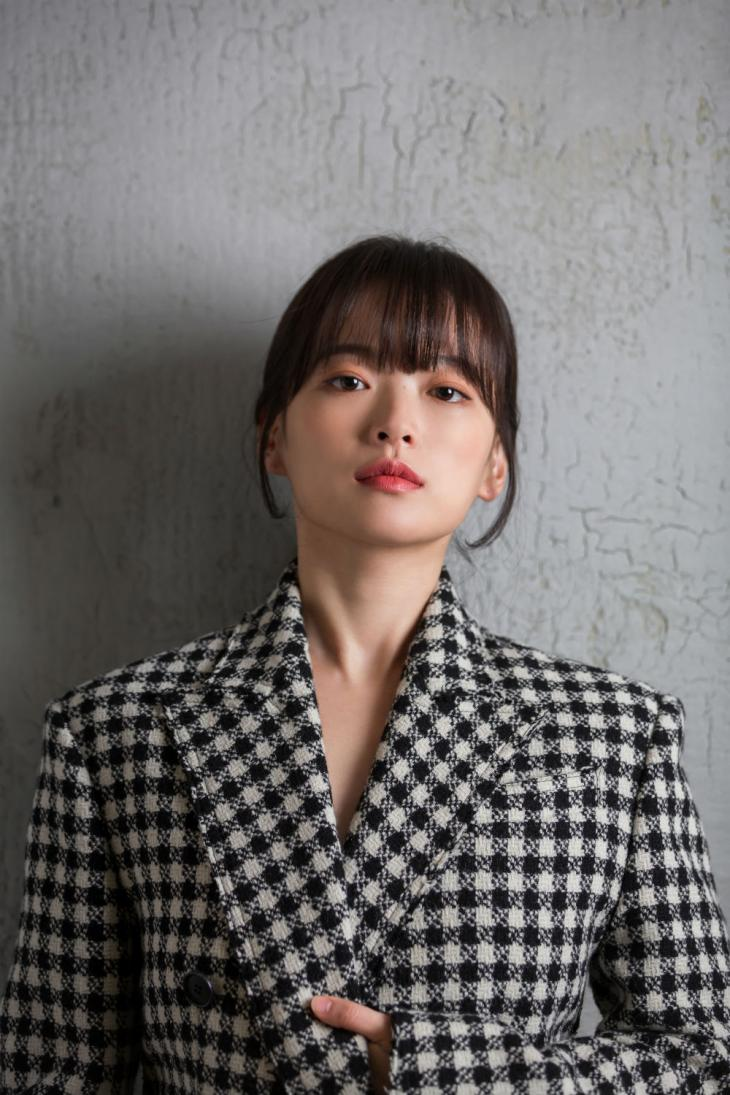
#> input picture Image Processing/image/cheon.jpg, 730 x 1095 px, found by its file name
$ python Part1.py
#> lines starting #> are read from the running program, lines starting #| are printed output that depends on the picture; after the words box and inside, x2 and y2 are one past the last pixel; in counts of white or black regions, pixels touching at a corner belong together
import numpy as np
import matplotlib.pyplot as plt
import matplotlib.image as image
import imageio
def pprint(pic):
    print('Type of the image : ' , type(pic))
    print()
    print('Shape of the image : {}'.format(pic.shape))
    print('Image Hight {}'.format(pic.shape[0]))
    print('Image Width {}'.format(pic.shape[1]))
    print('Dimension of Image {}'.format(pic.ndim))
    print('Image size {}'.format(pic.size))
    print('Maximum RGB value in this image {}'.format(pic.max()))
    print('Minimum RGB value in this image {}'.format(pic.min()))

# [28 lines of commented-out code are left out]

image3 = imageio.imread('Image Processing\image\cheon.jpg')
#> image3 is the input picture: shape (1095, 730, 3); mean R, G, B 112.5, 108.3, 107


for c in zip(range(3)):

    splitimg = np.zeros(image3.shape, dtype='uint8')

    splitimg[:,:,c] = image3[:,:,c]

    plt.imshow(splitimg)
    plt.show()
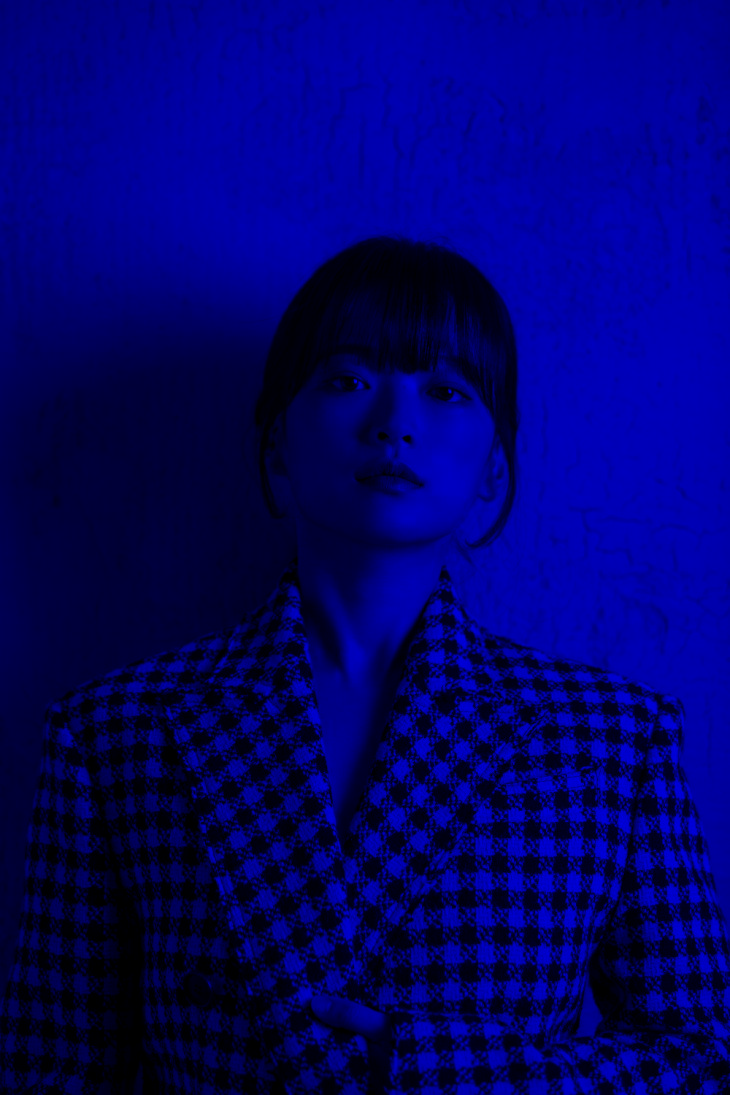
#> splitimg: shape (1095, 730, 3); mean R, G, B 0, 0, 107

image4 = imageio.imread('Image Processing\image\cheon.jpg')

gray = lambda rgb : np.dot(rgb[...,:3],[0.299,0.587,0.114])
# 내적 이용
gray = gray(image4)

plt.figure(figsize=(10,10))
plt.imshow(gray, cmap = plt.get_cmap(name = "gray"))
plt.show()

pic = imageio.imread('C:\\Users\종현\PycharmProjects\Data\Image Processing\image\special.JPG')
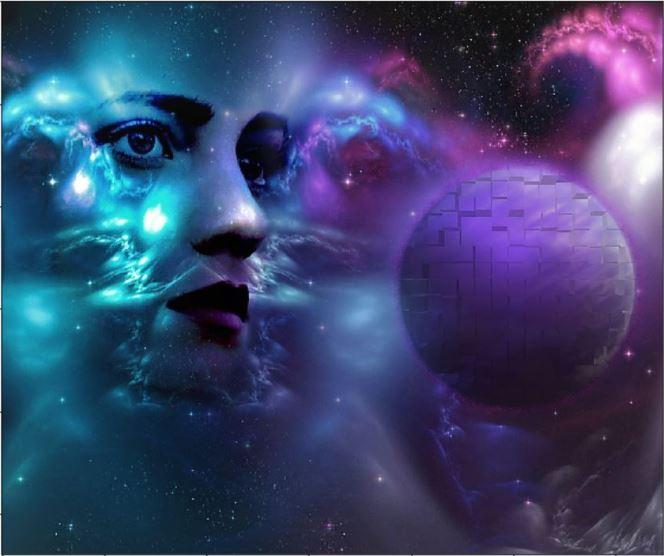
#> input picture Image Processing/image/special.JPG, 664 x 556 px, found by its file name
#> pic is the input picture: shape (556, 664, 3); mean R, G, B 58.3, 69.1, 108.7
plt.figure(figsize=(10,10))
plt.imshow(pic)
plt.show()

low_pixel = pic < 20
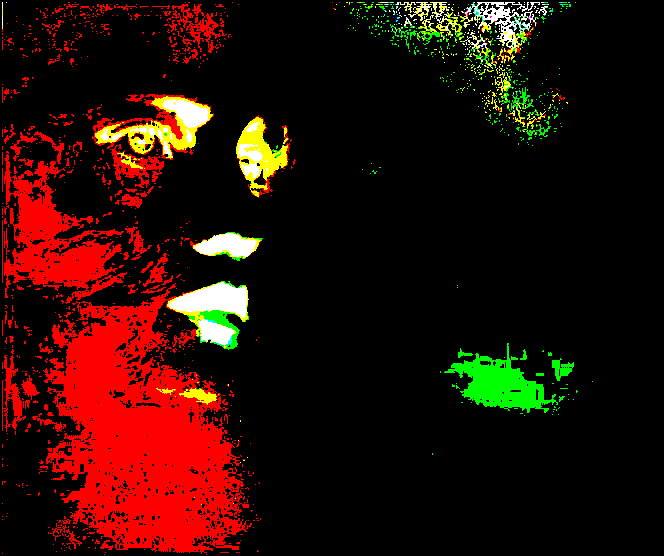
#> low_pixel: shape (556, 664, 3) bool; mean R, G, B 0.161, 0.0492, 0.0182
# set value randomly range from 25 to 225 - these value also randomly choosen
pic[low_pixel] = np.random.randint(25,225)
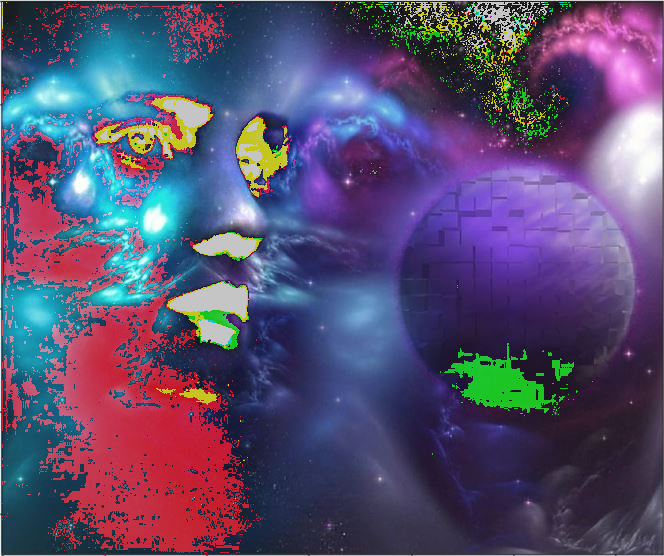
#> pic: shape (556, 664, 3); 17.71% of pixels changed, all inside (x1, y1, x2, y2) = (2, 2, 593, 555)

# display the image
plt.figure( figsize = (10,10))
plt.imshow(pic)
plt.show()

# masking

pic2 = imageio.imread('C:\\Users\종현\PycharmProjects\Data\Image Processing\image\special.JPG')
total_row , total_col , layers = pic.shape
#> total_row = 556; total_col = 664; layers = 3
x , y = np.ogrid[:total_row , :total_col]
#> x = 556 values from 0 to 555
cen_x , cen_y = total_row/2 , total_col/2
#> cen_x = 278; cen_y = 332
distance_from_the_center = np.sqrt((x-cen_x)**2 + (y-cen_y)**2)
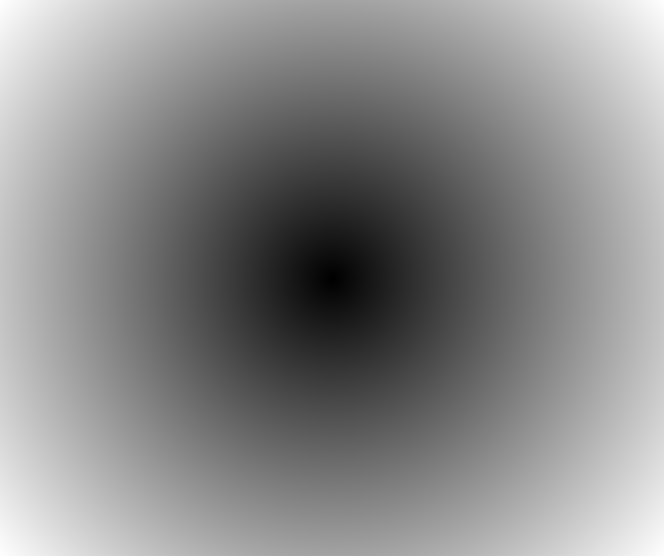
#> distance_from_the_center: shape (556, 664) float64; min 0, max 433, mean 233.9; drawn with min black and max white
radius = (total_row/2)
#> radius = 278
circular_pic = distance_from_the_center > radius
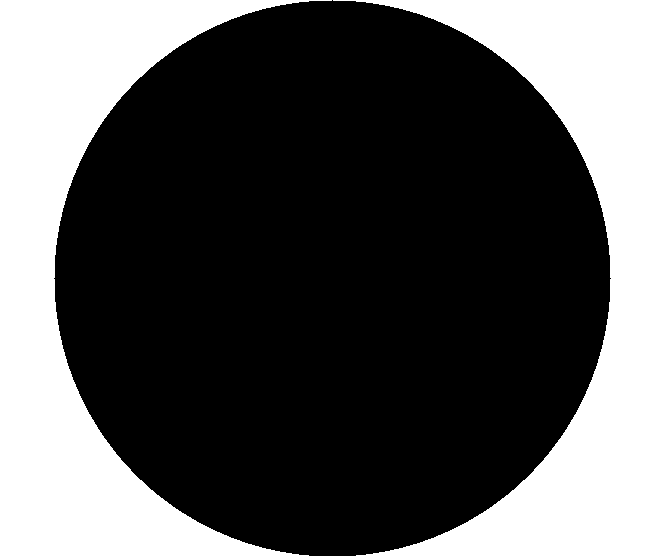
#> circular_pic: shape (556, 664) bool; 34.2% white; 2 white regions, box (x1, y1, x2, y2) and area: (0, 0, 332, 556) 63490, (333, 0, 664, 556) 62934
pic[circular_pic] = 0
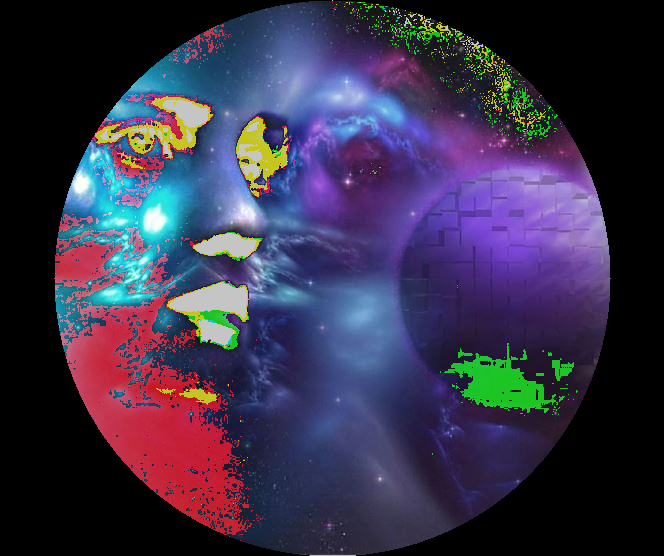
#> pic: shape (556, 664, 3); mean R, G, B 55.3, 49.6, 74.1
plt.figure(figsize = (10,10))
plt.imshow(pic)
plt.show()
